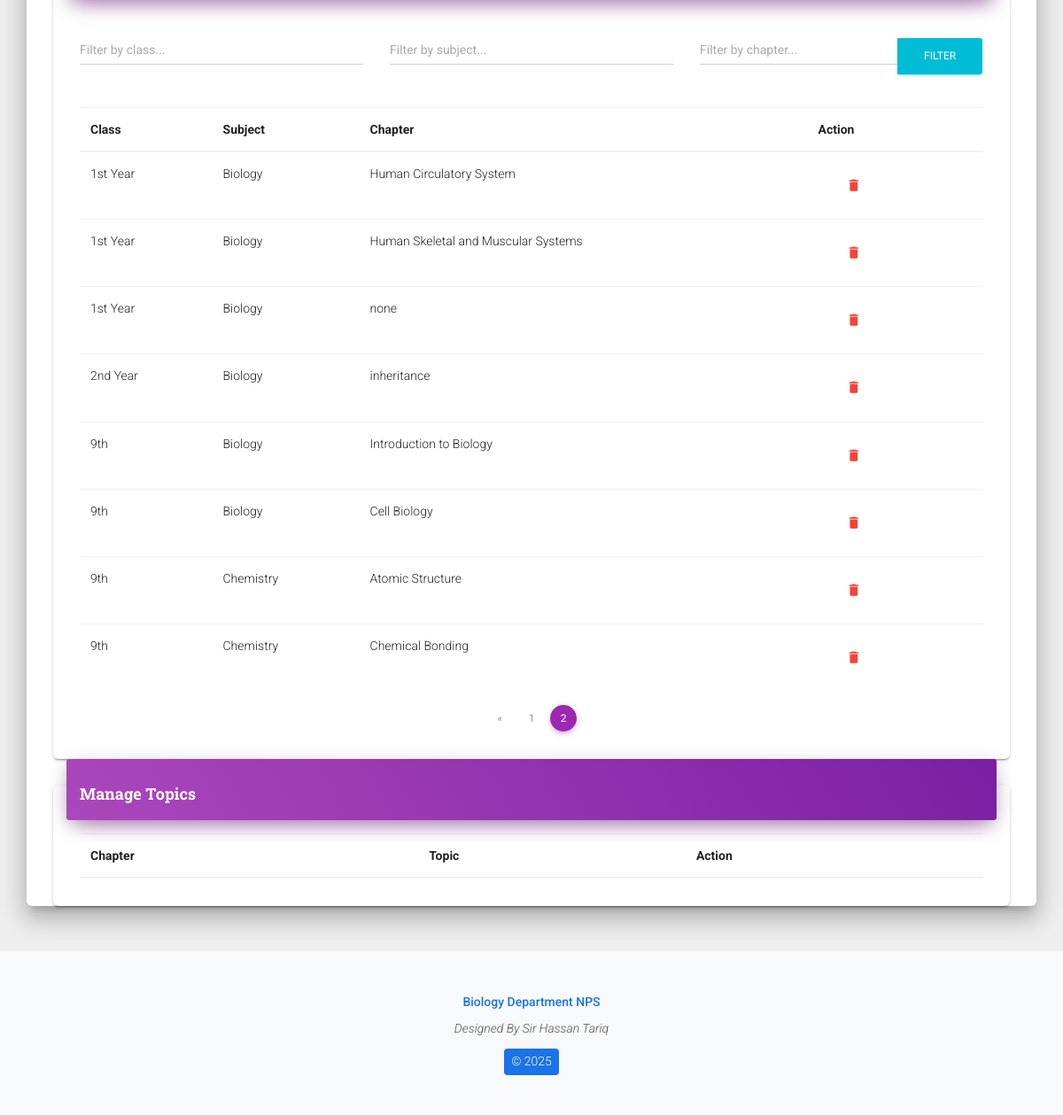
The page /code/manage_classes_subjects.php?page=2 (signed in, lower part) on the database as committed earlier.
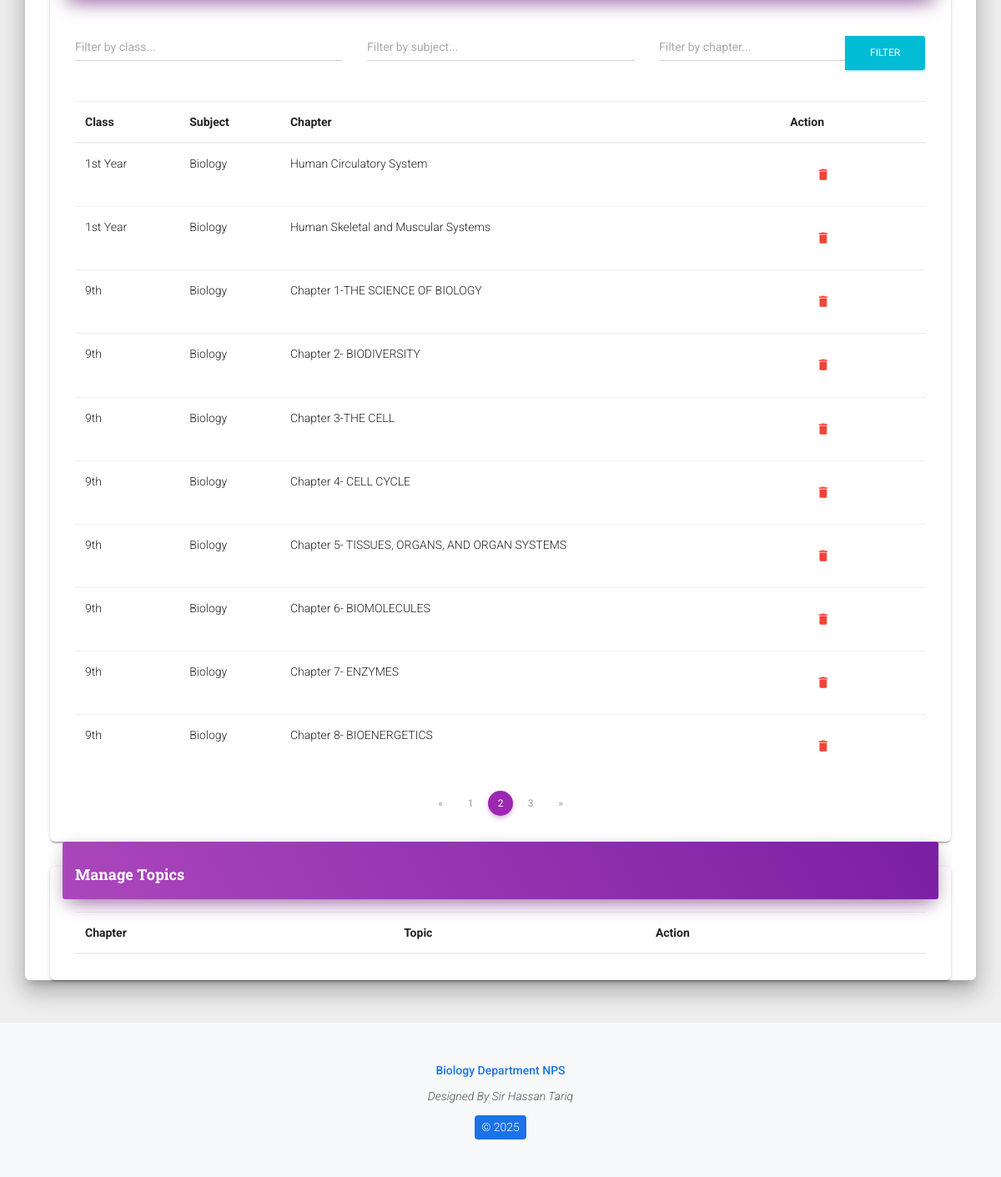
The same page on the database as committed later.
### tables this page shows
CREATE TABLE `chapters` (
  `chapter_id` int(11) NOT NULL,
  `class_id` int(11) NOT NULL,
  `subject_id` int(11) NOT NULL,
  `chapter_name` varchar(255) NOT NULL,
  `chapter_number` int(11) NOT NULL,
  `description` text DEFAULT NULL,
  `learning_objectives` text DEFAULT NULL,
  `status` enum('active','inactive','draft') NOT NULL DEFAULT 'active',
  `difficulty_level` enum('beginner','intermediate','advanced') DEFAULT 'intermediate',
  `estimated_hours` int(11) DEFAULT NULL,
  `prerequisites` text DEFAULT NULL,
  `created_at` timestamp NOT NULL DEFAULT current_timestamp(),
  `updated_at` timestamp NOT NULL DEFAULT current_timestamp() ON UPDATE current_timestamp()
);

CREATE TABLE `classes` (
  `class_id` int(11) NOT NULL,
  `class_name` varchar(255) NOT NULL,
  `instructor_email` varchar(50) NOT NULL,
  `created_at` timestamp NOT NULL DEFAULT current_timestamp(),
  `updated_at` timestamp NOT NULL DEFAULT current_timestamp() ON UPDATE current_timestamp()
);

CREATE TABLE `subjects` (
  `subject_id` int(11) NOT NULL,
  `subject_name` varchar(255) NOT NULL
);

### code/manage_classes_subjects.php (the view, shortened to what the changed rows need)
<?php
include "database.php";
$items_per_page = 10;
$current_page = isset($_GET['page']) ? (int)$_GET['page'] : 1;
$chapters = [];
$params = [];
$types = "";
$count_sql = "SELECT COUNT(*) as total
              FROM chapters c
              JOIN classes cl ON c.class_id = cl.class_id
              JOIN subjects s ON c.subject_id = s.subject_id
              WHERE 1=1";
$sql_base = "SELECT c.chapter_id as id, c.chapter_name, c.chapter_number, cl.class_name, s.subject_name
             FROM chapters c
             JOIN classes cl ON c.class_id = cl.class_id
             JOIN subjects s ON c.subject_id = s.subject_id
             WHERE 1=1";
$stmt = $conn->prepare($count_sql);
$stmt->execute();
$result = $stmt->get_result();
$chapters_count = $result->fetch_assoc()['total'];
$total_pages_chapters = ceil($chapters_count / $items_per_page);
$offset_chapters = ($current_page - 1) * $items_per_page;
$sql_chapters = $sql_base . " ORDER BY cl.class_name, s.subject_name, c.chapter_number LIMIT ?, ?";
$stmt = $conn->prepare($sql_chapters);
$params[] = $offset_chapters;
$types .= "i";
$params[] = $items_per_page;
$types .= "i";
if (!empty($params)) {
    $stmt->bind_param($types, ...$params);
}
$stmt->execute();
$result_chapters = $stmt->get_result();
if ($result_chapters) {
    while ($row = $result_chapters->fetch_assoc()) {
        $chapters[] = $row;
    }
}
?>
<!DOCTYPE html>
<html lang="en">
<head>
    <link rel="stylesheet" href="https://cdnjs.cloudflare.com/ajax/libs/font-awesome/6.4.0/css/all.min.css">
    <link href="./assets/css/material-kit.css?v=2.0.4" rel="stylesheet" />
</head>
<body class="landing-page sidebar-collapse">
    <div class="wrapper">
        <div class="main main-raised">
            <div class="container">
                <div class="col-md-12">
                    <div class="card">
                        <div class="card-body">
                            <div class="table-responsive">
                                <table class="table">
                                    <thead>
                                        <tr>
                                            <th>Class</th>
                                            <th>Subject</th>
                                            <th>Chapter</th>
                                            <th>Action</th>
                                        </tr>
                                    </thead>
                                    <tbody>
                                        <?php foreach ($chapters as $chapter): ?>
                                        <tr>
                                            <td><?php echo htmlspecialchars($chapter['class_name']); ?></td>
                                            <td><?php echo htmlspecialchars($chapter['subject_name']); ?></td>
                                            <td><?php echo htmlspecialchars($chapter['chapter_name']); ?></td>
                                            <td>
                                                <form method="post" style="display: inline;">
                                                    <button type="submit" class="btn btn-link text-danger" onclick="return confirm('Are you sure you want to delete this chapter?');">
                                                        <i class="material-icons">delete</i>
                                                    </button>
                                                </form>
                                            </td>
                                        </tr>
                                        <?php endforeach; ?>
                                    </tbody>
                                </table>
                                <?php if ($total_pages_chapters > 1): ?>
                                <nav aria-label="Chapters pagination" class="mt-3">
                                    <ul class="pagination justify-content-center">
                                        <?php for ($i = 1; $i <= $total_pages_chapters; $i++): ?>
                                        <li class="page-item <?php echo ($i == $current_page) ? 'active' : ''; ?>">
                                            <a class="page-link" href="?<?php echo http_build_query(array_merge($_GET, ['page' => $i])); ?>">
                                                <?php echo $i; ?>
                                            </a>
                                        </li>
                                        <?php endfor; ?>
                                        <?php if ($current_page < $total_pages_chapters): ?>
                                        <li class="page-item">
                                            <a class="page-link" href="?<?php echo http_build_query(array_merge($_GET, ['page' => ($current_page + 1)])); ?>">
                                                <span aria-hidden="true">&raquo;</span>
                                            </a>
                                        </li>
                                        <?php endif; ?>
                                    </ul>
                                </nav>
                                <?php endif; ?>
                            </div>
                        </div>
                    </div>
                </div>
                <div class="col-md-12">
                    <div class="card">
                        <div class="card-body">
                            <div class="table-responsive">
                                <table class="table">
                                    <thead>
                                        <tr>
                                            <th>Chapter</th>
                                            <th>Topic</th>
                                            <th>Action</th>
                                        </tr>
                                    </thead>
                                </table>
                            </div>
                        </div>
                    </div>
                </div>
            </div>
        </div>
    </div>
</body>
</html>

Rows that differ between the two databases and show on the page:
removed chapters: class.class_name "1st Year", subject.subject_name "Biology", chapter_name "none"
removed chapters: class.class_name "2nd Year", subject.subject_name "Biology", chapter_name "inheritance"
removed chapters: class.class_name "9th", subject.subject_name "Biology", chapter_name "Introduction to Biology"
removed chapters: class.class_name "9th", subject.subject_name "Biology", chapter_name "Cell Biology"
removed chapters: class.class_name "9th", subject.subject_name "Chemistry", chapter_name "Atomic Structure"
removed chapters: class.class_name "9th", subject.subject_name "Chemistry", chapter_name "Chemical Bonding"
added chapters: class.class_name "9th", subject.subject_name "Biology", chapter_name "Chapter 1-THE SCIENCE OF BIOLOGY"
added chapters: class.class_name "9th", subject.subject_name "Biology", chapter_name "Chapter 2- BIODIVERSITY"
added chapters: class.class_name "9th", subject.subject_name "Biology", chapter_name "Chapter 3-THE CELL"
added chapters: class.class_name "9th", subject.subject_name "Biology", chapter_name "Chapter 4- CELL CYCLE"
added chapters: class.class_name "9th", subject.subject_name "Biology", chapter_name "Chapter 5- TISSUES, ORGANS, AND ORGAN SYSTEMS"
added chapters: class.class_name "9th", subject.subject_name "Biology", chapter_name "Chapter 6- BIOMOLECULES"
added chapters: class.class_name "9th", subject.subject_name "Biology", chapter_name "Chapter 7- ENZYMES"
added chapters: class.class_name "9th", subject.subject_name "Biology", chapter_name "Chapter 8- BIOENERGETICS"
Other text that changed with them:
new list line: "3"
